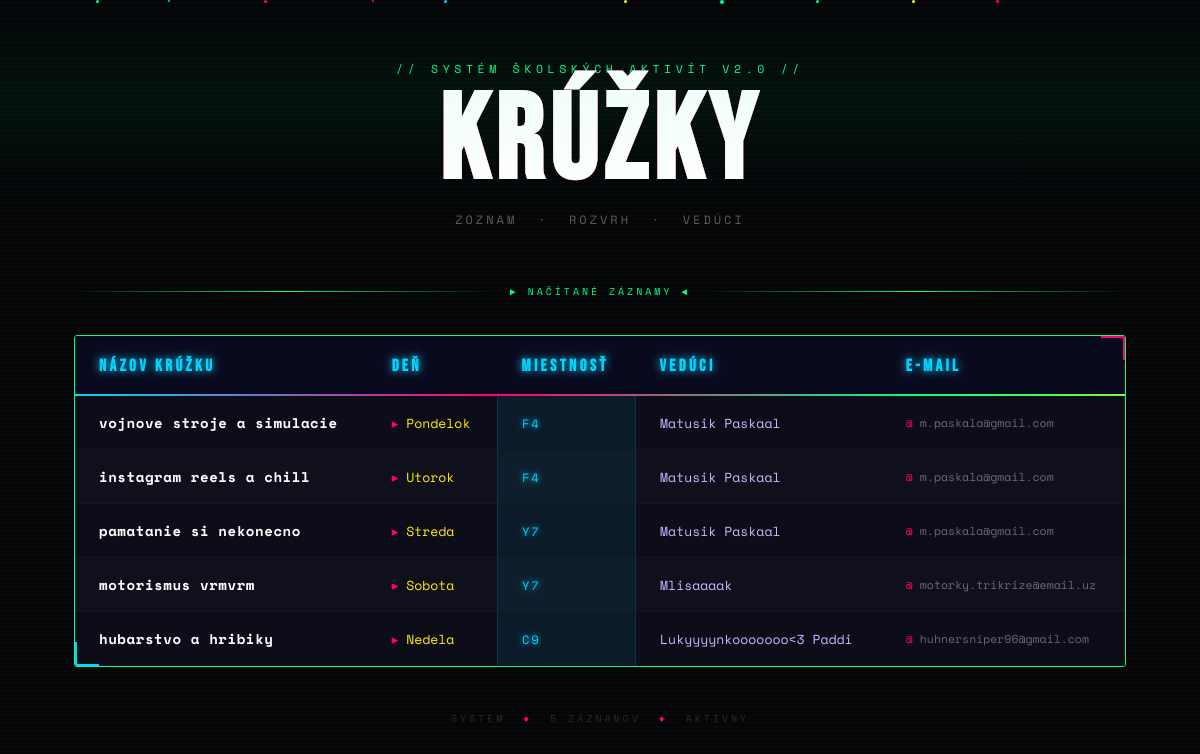
The page / on the database its author committed.
### kruzky/models.py (models this page shows, shortened)
class Kruzok(models.Model):
    nazov = models.CharField(max_length=100)
    den = models.CharField(max_length=32)
    miestnost = models.CharField(max_length=16)
    veduci = models.ForeignKey(Veduci, on_delete=models.CASCADE)

class Veduci(models.Model):
    meno = models.CharField(max_length=64)
    email = models.EmailField(max_length=64)

### kruzky/views.py (the view)
# urls.py: path('', views.zoznam_kruzkov_cool, name='zoznam_kruzkov_cool'),
def zoznam_kruzkov_cool(request):
    kruzky = Kruzok.objects.select_related('veduci').all()
    kruzky = sorted(kruzky, key=lambda k: DEN_PORADIE.get(k.den, 99))
    return render(request, 'kruzky/zoznam_kruzkov.html', {'kruzky': kruzky})

### kruzky/templates/kruzky/zoznam_kruzkov.html (shortened to what this page needs)
<!DOCTYPE html>
<html lang="sk">
<head>
</head>
<body>
<div class="particles">
</div>
<div class="wrapper">
    <header class="header">
        <p class="eyebrow">// systém školských aktivít v2.0 //</p>
        <h1 data-text="Krúžky">Krúžky</h1>
        <p class="subtitle">ZOZNAM &nbsp;·&nbsp; ROZVRH &nbsp;·&nbsp; VEDÚCI</p>
    </header>
    <div class="divider"><span>► NAČÍTANÉ ZÁZNAMY ◄</span></div>
    {% if kruzky %}
    <div class="table-wrap">
        <table>
            <thead>
                <tr>
                    <th>Názov krúžku</th>
                    <th>Deň</th>
                    <th>Miestnosť</th>
                    <th>Vedúci</th>
                    <th>E-mail</th>
                </tr>
            </thead>
            <tbody>
                {% for kruzok in kruzky %}
                <tr>
                    <td data-label="Krúžok">{{ kruzok.nazov }}</td>
                    <td data-label="Deň">{{ kruzok.den }}</td>
                    <td data-label="Miestnosť">{{ kruzok.miestnost }}</td>
                    <td data-label="Vedúci">{{ kruzok.veduci.meno }}</td>
                    <td data-label="E-mail">{{ kruzok.veduci.email }}</td>
                </tr>
                {% endfor %}
            </tbody>
        </table>
    </div>
    {% else %}
    <div class="empty">
        <span class="ico">🚫</span>
        <p>Žiadne krúžky nie sú dostupné.</p>
    </div>
    {% endif %}
    <footer class="footer">
        SYSTÉM &nbsp;<span>♦</span>&nbsp; {{ kruzky|length }} ZÁZNAMOV &nbsp;<span>♦</span>&nbsp; AKTÍVNY
    </footer>
</div>
</body>
</html>

### rows shown on the page
Kruzok: nazov "vojnove stroje a simulacie", den "Pondelok", miestnost "F4", veduci.meno "Matusik Paskaal", veduci.email "m.paskala@gmail.com"
Kruzok: nazov "instagram reels a chill", den "Utorok", miestnost "F4", veduci.meno "Matusik Paskaal", veduci.email "m.paskala@gmail.com"
Kruzok: nazov "pamatanie si nekonecno", den "Streda", miestnost "Y7", veduci.meno "Matusik Paskaal", veduci.email "m.paskala@gmail.com"
Kruzok: nazov "motorismus vrmvrm", den "Sobota", miestnost "Y7", veduci.meno "Mlisaaaak", veduci.email "motorky.trikrize@email.uz"
Kruzok: nazov "hubarstvo a hribiky", den "Nedela", miestnost "C9", veduci.meno "Lukyyyynkooooooo<3 Paddi", veduci.email "huhnersniper96@gmail.com"

### other values the page prints
{{ kruzky|length }} "5"
